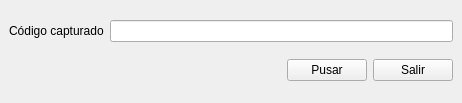
<?xml version="1.0" encoding="UTF-8"?>
<ui version="4.0">
 <class>BarcodeReader</class>
 <widget class="QMainWindow" name="BarcodeReader">
  <property name="geometry">
   <rect>
    <x>0</x>
    <y>0</y>
    <width>462</width>
    <height>103</height>
   </rect>
  </property>
  <property name="windowTitle">
   <string>Barcode Reader</string>
  </property>
  <widget class="QWidget" name="centralwidget">
   <layout class="QVBoxLayout" name="verticalLayout">
    <item>
     <layout class="QHBoxLayout" name="horizontalLayout">
      <item>
       <widget class="QLabel" name="label">
        <property name="text">
         <string>Código capturado</string>
        </property>
       </widget>
      </item>
      <item>
       <widget class="QLineEdit" name="lineEdit"/>
      </item>
     </layout>
    </item>
    <item>
     <layout class="QHBoxLayout" name="horizontalLayout_2">
      <item>
       <spacer name="horizontalSpacer">
        <property name="orientation">
         <enum>Qt::Horizontal</enum>
        </property>
        <property name="sizeHint" stdset="0">
         <size>
          <width>40</width>
          <height>20</height>
         </size>
        </property>
       </spacer>
      </item>
      <item>
       <widget class="QPushButton" name="pushPause">
        <property name="text">
         <string>Pusar</string>
        </property>
       </widget>
      </item>
      <item>
       <widget class="QPushButton" name="pushClose">
        <property name="text">
         <string>Salir</string>
        </property>
       </widget>
      </item>
     </layout>
    </item>
   </layout>
  </widget>
 </widget>
 <resources/>
 <connections/>
</ui>
